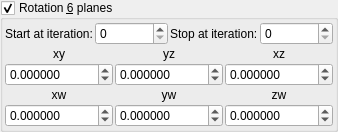
    <widget class="MyGroupBox" name="groupCheck_transf_function_enabledR_false">
     <property name="toolTip">
      <string/>
     </property>
     <property name="title">
      <string>Rotation &amp;6 planes</string>
     </property>
     <property name="checkable">
      <bool>true</bool>
     </property>
     <layout class="QVBoxLayout" name="verticalLayout_31" stretch="0,0,0">
      <property name="spacing">
       <number>2</number>
      </property>
      <property name="leftMargin">
       <number>2</number>
      </property>
      <property name="topMargin">
       <number>2</number>
      </property>
      <property name="rightMargin">
       <number>2</number>
      </property>
      <property name="bottomMargin">
       <number>2</number>
      </property>
      <item>
       <layout class="QGridLayout" name="gridLayout_66">
        <property name="spacing">
         <number>2</number>
        </property>
        <item row="0" column="3">
         <widget class="MySpinBox" name="spinboxInt_transf_stop_iterations_R">
          <property name="sizePolicy">
           <sizepolicy hsizetype="Minimum" vsizetype="Maximum">
            <horstretch>0</horstretch>
            <verstretch>0</verstretch>
           </sizepolicy>
          </property>
          <property name="maximum">
           <number>999</number>
          </property>
         </widget>
        </item>
        <item row="0" column="1">
         <widget class="MySpinBox" name="spinboxInt_transf_start_iterations_R">
          <property name="sizePolicy">
           <sizepolicy hsizetype="Minimum" vsizetype="Maximum">
            <horstretch>0</horstretch>
            <verstretch>0</verstretch>
           </sizepolicy>
          </property>
          <property name="maximum">
           <number>999</number>
          </property>
         </widget>
        </item>
        <item row="0" column="2">
         <widget class="QLabel" name="label_248">
          <property name="text">
           <string>Stop at iteration:</string>
          </property>
         </widget>
        </item>
        <item row="0" column="0">
         <widget class="QLabel" name="label_249">
          <property name="text">
           <string>Start at iteration:</string>
          </property>
         </widget>
        </item>
       </layout>
      </item>
      <item>
       <layout class="QGridLayout" name="gridLayout_11">
        <property name="spacing">
         <number>2</number>
        </property>
        <item row="0" column="1">
         <widget class="QLabel" name="label_38">
          <property name="text">
           <string notr="true">yz</string>
          </property>
          <property name="alignment">
           <set>Qt::AlignCenter</set>
          </property>
         </widget>
        </item>
        <item row="1" column="1">
         <widget class="MyDoubleSpinBox" name="spinboxd3_transf_rotation44a_y">
          <property name="sizePolicy">
           <sizepolicy hsizetype="Minimum" vsizetype="Maximum">
            <horstretch>0</horstretch>
            <verstretch>0</verstretch>
           </sizepolicy>
          </property>
          <property name="prefix">
           <string/>
          </property>
          <property name="suffix">
           <string/>
          </property>
          <property name="decimals">
           <number>6</number>
          </property>
          <property name="minimum">
           <double>-36000.000000000000000</double>
          </property>
          <property name="maximum">
           <double>36000.000000000000000</double>
          </property>
          <property name="singleStep">
           <double>1.000000000000000</double>
          </property>
         </widget>
        </item>
        <item row="1" column="0">
         <widget class="MyDoubleSpinBox" name="spinboxd3_transf_rotation44a_x">
          <property name="sizePolicy">
           <sizepolicy hsizetype="Minimum" vsizetype="Maximum">
            <horstretch>0</horstretch>
            <verstretch>0</verstretch>
           </sizepolicy>
          </property>
          <property name="prefix">
           <string/>
          </property>
          <property name="suffix">
           <string/>
          </property>
          <property name="decimals">
           <number>6</number>
          </property>
          <property name="minimum">
           <double>-36000.000000000000000</double>
          </property>
          <property name="maximum">
           <double>36000.000000000000000</double>
          </property>
          <property name="singleStep">
           <double>1.000000000000000</double>
          </property>
         </widget>
        </item>
        <item row="0" column="0">
         <widget class="QLabel" name="label_40">
          <property name="text">
           <string notr="true">xy</string>
          </property>
          <property name="alignment">
           <set>Qt::AlignCenter</set>
          </property>
         </widget>
        </item>
        <item row="0" column="2">
         <widget class="QLabel" name="label_37">
          <property name="text">
           <string notr="true">xz</string>
          </property>
          <property name="alignment">
           <set>Qt::AlignCenter</set>
          </property>
         </widget>
        </item>
        <item row="1" column="2">
         <widget class="MyDoubleSpinBox" name="spinboxd3_transf_rotation44a_z">
          <property name="sizePolicy">
           <sizepolicy hsizetype="Minimum" vsizetype="Maximum">
            <horstretch>0</horstretch>
            <verstretch>0</verstretch>
           </sizepolicy>
          </property>
          <property name="prefix">
           <string/>
          </property>
          <property name="suffix">
           <string/>
          </property>
          <property name="decimals">
           <number>6</number>
          </property>
          <property name="minimum">
           <double>-36000.000000000000000</double>
          </property>
          <property name="maximum">
           <double>36000.000000000000000</double>
          </property>
          <property name="singleStep">
           <double>1.000000000000000</double>
          </property>
         </widget>
        </item>
       </layout>
      </item>
      <item>
       <layout class="QGridLayout" name="gridLayout_14">
        <property name="spacing">
         <number>2</number>
        </property>
        <item row="0" column="0">
         <widget class="QLabel" name="label_50">
          <property name="text">
           <string notr="true">xw</string>
          </property>
          <property name="alignment">
           <set>Qt::AlignCenter</set>
          </property>
         </widget>
        </item>
        <item row="0" column="1">
         <widget class="QLabel" name="label_49">
          <property name="text">
           <string notr="true">yw</string>
          </property>
          <property name="alignment">
           <set>Qt::AlignCenter</set>
          </property>
         </widget>
        </item>
        <item row="1" column="0">
         <widget class="MyDoubleSpinBox" name="spinboxd3_transf_rotation44b_x">
          <property name="sizePolicy">
           <sizepolicy hsizetype="Minimum" vsizetype="Maximum">
            <horstretch>0</horstretch>
            <verstretch>0</verstretch>
           </sizepolicy>
          </property>
          <property name="prefix">
           <string/>
          </property>
          <property name="suffix">
           <string/>
          </property>
          <property name="decimals">
           <number>6</number>
          </property>
          <property name="minimum">
           <double>-36000.000000000000000</double>
          </property>
          <property name="maximum">
           <double>36000.000000000000000</double>
          </property>
          <property name="singleStep">
           <double>1.000000000000000</double>
          </property>
         </widget>
        </item>
        <item row="1" column="2">
         <widget class="MyDoubleSpinBox" name="spinboxd3_transf_rotation44b_z">
          <property name="sizePolicy">
           <sizepolicy hsizetype="Minimum" vsizetype="Maximum">
            <horstretch>0</horstretch>
            <verstretch>0</verstretch>
           </sizepolicy>
          </property>
          <property name="prefix">
           <string/>
          </property>
          <property name="suffix">
           <string/>
          </property>
          <property name="decimals">
           <number>6</number>
          </property>
          <property name="minimum">
           <double>-36000.000000000000000</double>
          </property>
          <property name="maximum">
           <double>36000.000000000000000</double>
          </property>
          <property name="singleStep">
           <double>1.000000000000000</double>
          </property>
         </widget>
        </item>
        <item row="0" column="2">
         <widget class="QLabel" name="label_48">
          <property name="text">
           <string notr="true">zw</string>
          </property>
          <property name="alignment">
           <set>Qt::AlignCenter</set>
          </property>
         </widget>
        </item>
        <item row="1" column="1">
         <widget class="MyDoubleSpinBox" name="spinboxd3_transf_rotation44b_y">
          <property name="sizePolicy">
           <sizepolicy hsizetype="Minimum" vsizetype="Maximum">
            <horstretch>0</horstretch>
            <verstretch>0</verstretch>
           </sizepolicy>
          </property>
          <property name="prefix">
           <string/>
          </property>
          <property name="suffix">
           <string/>
          </property>
          <property name="decimals">
           <number>6</number>
          </property>
          <property name="minimum">
           <double>-36000.000000000000000</double>
          </property>
          <property name="maximum">
           <double>36000.000000000000000</double>
          </property>
          <property name="singleStep">
           <double>1.000000000000000</double>
          </property>
         </widget>
        </item>
       </layout>
      </item>
     </layout>
    </widget>
